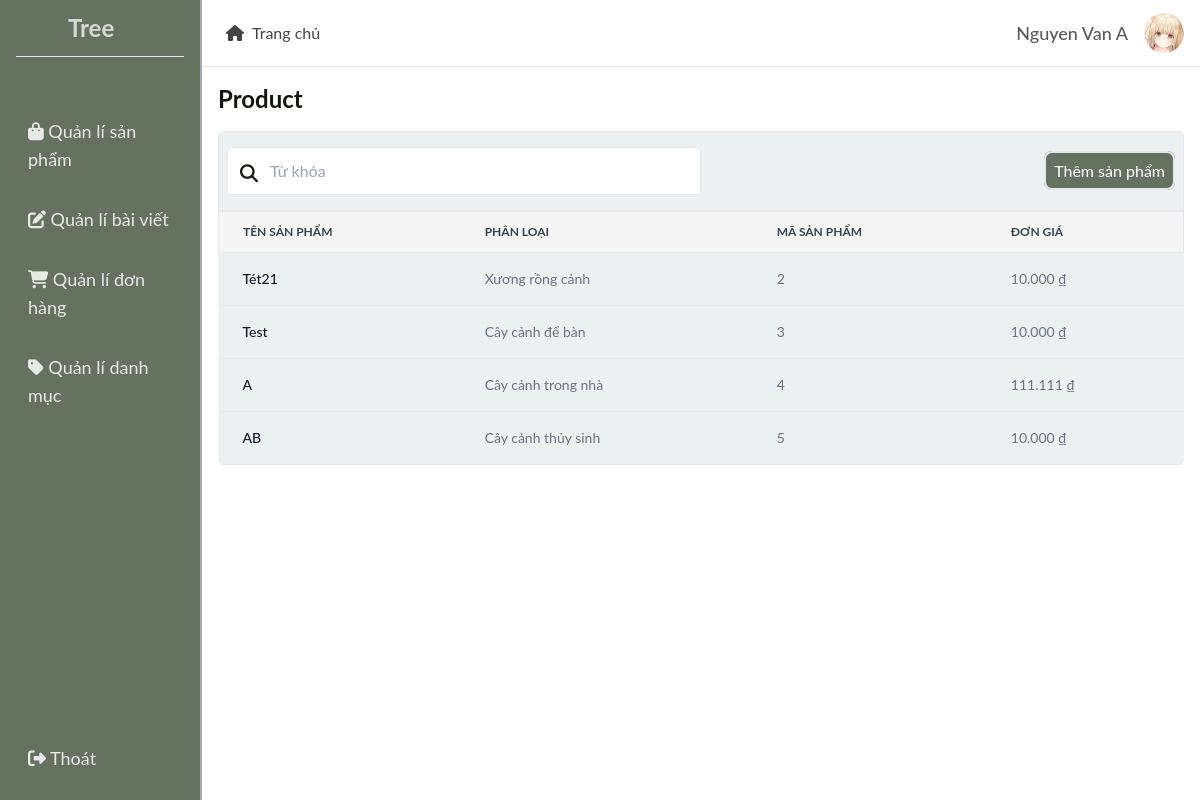
Page /product/list/ (signed in) on the earlier database version.
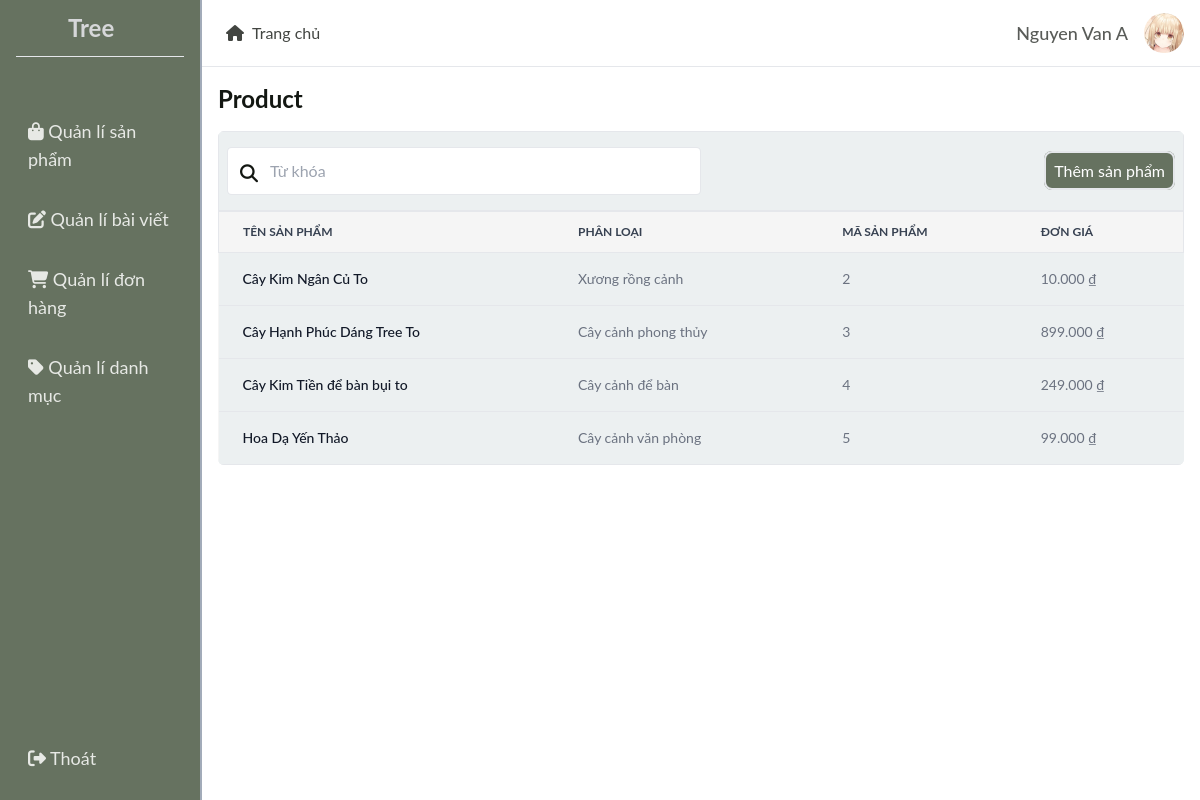
Same page on the later database version.
### core/models.py (models this page shows, shortened)
class BaseModel(models.Model):
    created_at = models.DateTimeField(auto_now_add=True)
    updated_at = models.DateTimeField(auto_now=True)
    class Meta:
        abstract = True

class Product(BaseModel):
    name = models.CharField(max_length=255, unique=True, blank=False)
    price = models.DecimalField(
        max_digits=10, decimal_places=0, validators=[MinValueValidator(0)]
    )
    summary = models.TextField(default="")
    description = models.TextField(default="")
    quantity = models.PositiveIntegerField(default=0)
    category = models.ForeignKey(Category, on_delete=models.CASCADE)
    thumbnail = ProcessedImageField(
        upload_to=hashed_filename,
        default="defaults/product.png",
        processors=[ResizeToFill(400, 400)],
        format="PNG",
        options={"quality": 60},
    )

class Category(BaseModel):
    label = models.CharField(max_length=255, unique=True, blank=False)
    image = ProcessedImageField(
        upload_to=hashed_filename,
        default="defaults/category.png",
        processors=[ResizeToFill(320, 320)],
        format="PNG",
        options={"quality": 60},
    )
    slug = models.SlugField(max_length=255, unique=True)
    def __str__(self):
        return self.label

### core/views.py (the view)
# urls.py: path("product/list/", ListProductView.as_view(), name="product_list"),
class ListProductView(AdminRequiredMixin, ListView):
    model = Product
    template_name = "core/products_list.html"
    context_object_name = "products"

### core/templatetags/concurency.py (called while the page is built)
@register.filter
def vnd_format(value):
    return humanize.intcomma(value, False).replace(",", ".") + " ₫"

### core/views.py (called while the page is built)
    def test_func(self):
        user = self.request.user
        admin_group = user.groups.filter(name="Admins").exists()
        return user.is_superuser or admin_group

### user/models.py (called while the page is built)
    def full_name(self):
        return f"{self.user.first_name} {self.user.last_name}"

### templates/core/products_list.html
{% extends "layout/admin.html" %}
{% load static %}
{% load humanize %}
{% load concurency %}
{% block content %}
<div class="w-full h-full">
    <h2 class="text-2xl font-bold mb-4">Product</h2>
    <div class="bg-[#ecf0f1] rounded-md overflow-hidden">
        <div id="product-controls" class="w-full h-20 px-2 flex items-center justify-between border">
            <div class="h-12 flex items-center justify-center w-1/2 border rounded">
                <i class="fas h-full rounded-l fa-search text-lg px-3 pt-4 bg-white"></i>
                <input placeholder="Từ khóa" type="text" class="h-full grow rounded-r outline-none">
            </div>
            <div>
                <a href="{% url 'core:product_add' %}" class="btn text-white bg-[#667260] hover:bg-[#373d32]">Thêm sản
                    phẩm</a>
            </div>
        </div>
        <div id="product-list" class="">
            <div class="relative overflow-x-auto bg-[#ecf0f1]">
                <table class="w-full text-sm text-left bg-[#f5f5f5] text-gray-500">
                    <thead class="text-xs text-gray-700 border uppercase">
                        <tr>
                            <th scope="col" class="px-6 py-3">
                                Tên sản phẩm
                            </th>
                            <th scope="col" class="px-6 py-3">
                                Phân loại
                            </th>
                            <th scope="col" class="px-6 py-3">
                                Mã sản phẩm
                            </th>
                            <th scope="col" class="px-6 py-3">
                                Đơn giá
                            </th>
                        </tr>
                    </thead>
                    <tbody class="bg-[#ecf0f1]">
                        {% for product in products %}
                        <tr class="border-b">
                            <th scope="row" class="px-6 py-4 font-medium text-gray-900 whitespace-nowrap">
                                <a href="{% url 'core:product_detail' product.id %}" class="hover:text-[#588f2a]">
                                    {{ product.name }}
                                </a>
                            </th>
                            <td class="px-6 py-4">
                                <a class="hover:text-[#588f2a]"
                                    href="{% url 'core:product_by_category' product.category.slug %}">
                                    {{ product.category }}
                                </a>
                            </td>
                            <td class="px-6 py-4">
                                {{ product.id }}
                            </td>
                            <td class="px-6 py-4">
                                {{ product.price|vnd_format }}
                            </td>
                        </tr>
                        {% endfor %}
                    </tbody>
                </table>
            </div>
        </div>
    </div>
</div>
{% endblock content %}

Differences in the rows shown:
changed Product "Xương rồng cảnh": name "Tét21" → "Cây Kim Ngân Củ To"
changed Product id 3: name "Test" → "Cây Hạnh Phúc Dáng Tree To"; category "Cây cảnh để bàn" → "Cây cảnh phong thủy"; price|vnd_format "10.000 ₫" → "899.000 ₫"
changed Product id 4: name "A" → "Cây Kim Tiền để bàn bụi to"; category "Cây cảnh trong nhà" → "Cây cảnh để bàn"; price|vnd_format "111.111 ₫" → "249.000 ₫"
changed Product id 5: name "AB" → "Hoa Dạ Yến Thảo"; category "Cây cảnh thủy sinh" → "Cây cảnh văn phòng"; price|vnd_format "10.000 ₫" → "99.000 ₫"
